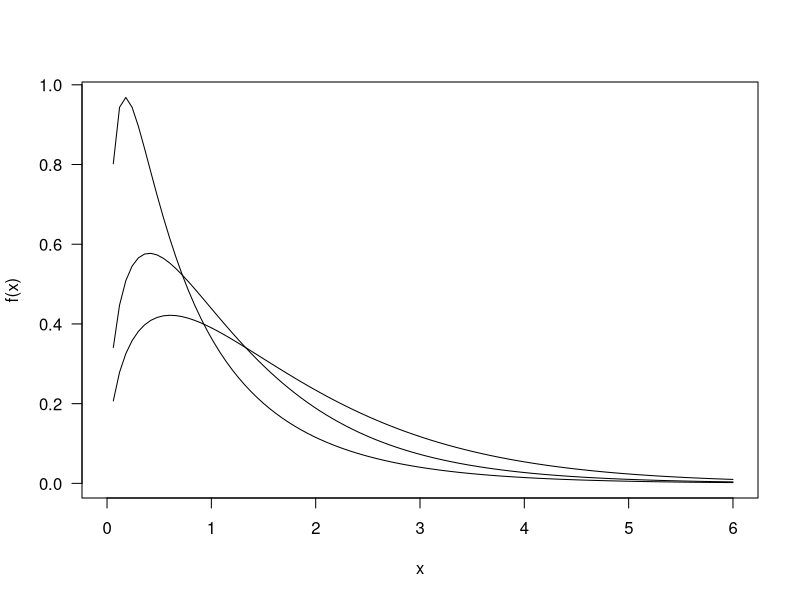

Source code (R):
# Weighted Generalized Exponential-Exponential distribution
# Taken from http://www.ijmex.com/index.php/ijmex/article/view/267/188

dWGEE <- function(x, mu, sigma, nu, log=FALSE) {
  if (any(x < 0)) 
    stop(paste("x must be positive", "\n", ""))
  if (any(mu <= 0 )) 
    stop(paste("mu must be positive", "\n", ""))
  if (any(sigma <= 0)) 
    stop(paste("sigma must be positive", "\n", ""))
  if (any(nu <= 0)) 
    stop(paste("nu must be positive", "\n", ""))

  # To convert mu, sigma, nu and tau to original parameters
  alp <- mu
  bet <- sigma
  lam <- nu

  loglik <- log(bet * lam) - lam * x + (bet - 1) * log(1-exp(-lam*x)) +
    log(1 - exp(-lam * alp * x)) - log(1 - bet * beta(alp + 1, bet))
  if (log == FALSE) 
    density <- exp(loglik)
  else 
    density <- loglik
  return(density)
}


# Figure 3
curve(dWGEE(x, mu=5, sigma=0.5, nu=1),
      from=0, to=6, ylab='f(x)', las=1)
curve(dWGEE(x, mu=1, sigma=0.5, nu=1),
      from=0, to=6, ylab='f(x)', las=1, add=TRUE)
curve(dWGEE(x, mu=0.1, sigma=0.5, nu=1),
      from=0, to=6, ylab='f(x)', las=1, add=TRUE)


